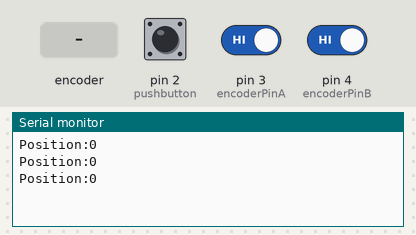
Bench run of a sketch on a simulated Arduino Uno, built with avr-gcc and run on an emulated ATmega328P. Parts: the last lines printed to the serial monitor. The test bench sets the inputs (shaded band); at power-on: pin 2 (pushbutton) HIGH, pin 3 (encoderPinA) HIGH, pin 4 (encoderPinB) HIGH.

Above: at 1.2 s.
1.3 s: pin 2 (pushbutton) pulled LOW for 0.15 s
At 1.46 s:
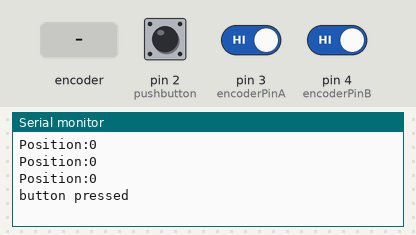
2.9 s: rotary encoder on pin 3 (encoderPinA) / pin 4 (encoderPinB) turned 1 step (first pin leading)
At 3.4 s:
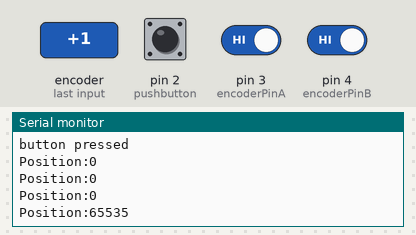
4.6 s: rotary encoder on pin 3 (encoderPinA) / pin 4 (encoderPinB) turned 1 step (first pin leading)
At 5.4 s:
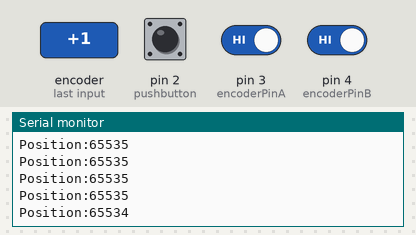
Timing chart, 0 to 7.6 s (numbered marks = the images above; inputs shaded):
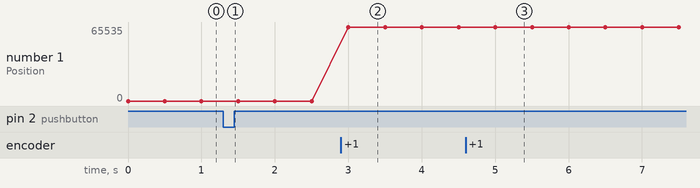

Measured:
- after the input at 1.3 s, the serial monitor: prints a new line at once (image 1)
- after the input at 2.9 s, the serial monitor: prints a new line after 0.10 s (image 2)
- after the input at 4.6 s, the serial monitor: prints a new line after 0.40 s (image 3)
- plotted number 1: 0 → 65535 after the input at 2.9 s, 65535 → 65534 after the input at 4.6 s

The sketch:

Proximity_Sensor.ino
```cpp
#define encoderPinA  3  //CLK
#define encoderPinB  4  //DT
#define pushbutton 2    //SW

unsigned int encoderPos = 0;

void setup() {

  pinMode(encoderPinA, INPUT);
  pinMode(encoderPinB, INPUT);
  pinMode(pushbutton, INPUT);
  attachInterrupt(digitalPinToInterrupt(encoderPinA), doEncoder, RISING);
  attachInterrupt(digitalPinToInterrupt(pushbutton), doButton, FALLING);
  Serial.begin (9600);
}

void loop(){
  Serial.print("Position:");
  Serial.println (encoderPos, DEC);
  delay(500); //a delay so that we wont get overwhelmed
}

void doEncoder() {
  if (digitalRead(encoderPinB)==HIGH) {
    encoderPos++; //counter-clockwise
  } else {
    encoderPos--; //clockwise
  }
}

void doButton() {
  Serial.println("button pressed");
  }
```
